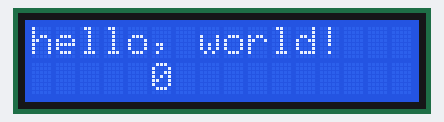
A sketch run on a simulated Arduino Mega 2560, built with avr-gcc and run on an emulated ATmega2560. Parts: 16×2 character LCD. What the sketch prints to the serial monitor is not drawn.

Above: at 0.1 s.
At 4.1 s:
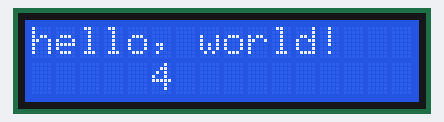
At 9.1 s:
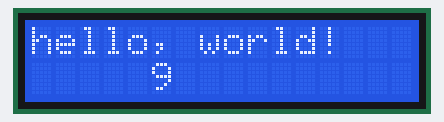
At 19.2 s:
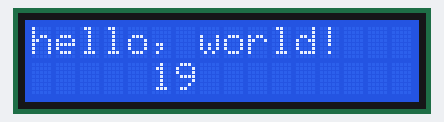
At 28.2 s:
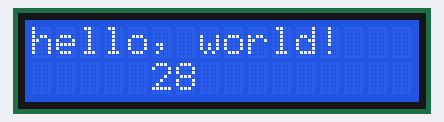
At 38.2 s:
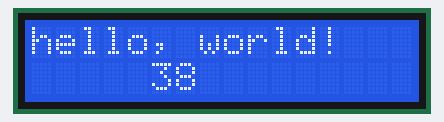

The sketch:

lcd1602_mills.ino
```cpp
#include <LiquidCrystal.h>

/* LiquidCrystal display with:

LiquidCrystal(rs, enable, d4, d5, d6, d7)
LiquidCrystal(rs, rw, enable, d4, d5, d6, d7)
LiquidCrystal(rs, enable, d0, d1, d2, d3, d4, d5, d6, d7)
LiquidCrystal(rs, rw, enable, d0, d1, d2, d3, d4, d5, d6, d7)
R/W Pin Read = LOW / Write = HIGH   // if No pin connect RW , please leave R/W Pin for Low State

Parameters
*/
LiquidCrystal lcd(8, 9, 10, 27,29,31,33,35,37,39,41);

void setup()
{
  Serial.begin(9600);
  Serial.println("start LCM1604");
lcd.begin(16, 2);
// 設定 LCD 的行列數目 (16 x 2)  16　行2　列
 lcd.setCursor(0,0);
  // 列印 "Hello World" 訊息到 LCD 上
lcd.print("hello, world!");
  Serial.println("hello, world!");
}

void loop()
{
// 將游標設到 　第一行, 　第二列
// (注意: 　第二列第五行，因為是從 0 開始數起):
lcd.setCursor(5, 2);
// 列印 Arduino 重開之後經過的秒數
lcd.print(millis()/1000);
 Serial.println(millis()/1000);
delay(200);
}
```

Measured:
- what the display in image 1 shows lasts 1.0 s, from 4.1 s to 5.1 s
